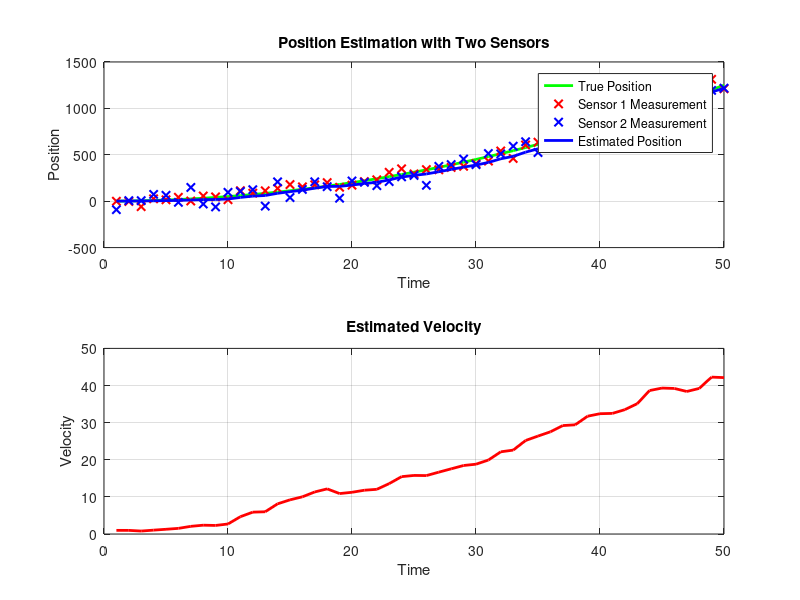

This chart was generated by the following MATLAB code:
% Kalman Filter for 1D position and velocity estimation with two sensors
clc; clear;

% Time step (delta t)
dt = 1;  % 1 second

% Initial State [position; velocity]
x = [0; 1];  % Initial position = 0, initial velocity = 1

% State transition matrix (A)
A = [1, dt; 
     0, 1];

% Control matrix (B) - assuming no control input
B = [0; 0];

% Measurement matrix (H) - Two sensors measuring the position
H = [1, 0;  % Sensor 1 measures position
     1, 0]; % Sensor 2 also measures position

% Process noise covariance (Q)
Q = [1, 0; 
     0, 1] * 1;  % Small process noise

% Measurement noise covariance (R) for two sensors
R = [2, 0;      % Sensor 1 has variance 2
     0, 5] * 1e3; % Sensor 2 has variance 5

% Initial estimation error covariance (P)
P = eye(2);  % Initial uncertainty

% Number of time steps
N = 50;

% Storage for results
estimated_positions = zeros(1, N);
estimated_velocities = zeros(1, N);
true_positions = zeros(1, N);
sensor1_measurements = zeros(1, N);
sensor2_measurements = zeros(1, N);

% Simulate the system and run Kalman Filter
for k = 1:N
    % True position and velocity (simulating a real system)
    true_position = 0.5 * k^2;  % Assume true motion: position = 0.5 * t^2
    velocity = k;  % Assume velocity = t

    % Simulated noisy measurements from both sensors
    sensor1_measurement = true_position + sqrt(R(1,1)) * randn;  % Sensor 1 measurement
    sensor2_measurement = true_position + sqrt(R(2,2)) * randn;  % Sensor 2 measurement
    
    sensor1_measurements(k) = sensor1_measurement;
    sensor2_measurements(k) = sensor2_measurement;

    % Combined measurement vector
    z = [sensor1_measurement; sensor2_measurement];

    % Prediction step
    x_pred = A * x;            % Predict the next state
    P_pred = A * P * A' + Q;   % Predict the next error covariance

    % Kalman gain
    K = P_pred * H' / (H * P_pred * H' + R);

    % Update step
    x = x_pred + K * (z - H * x_pred);  % Update the state with measurements
    P = (eye(2) - K * H) * P_pred;      % Update the error covariance

    % Store the estimated position and velocity
    estimated_positions(k) = x(1);
    estimated_velocities(k) = x(2);
    true_positions(k) = true_position;
end

% Plot the results
time = 1:N;

figure;
subplot(2,1,1);
plot(time, true_positions, 'g-', 'LineWidth', 2); hold on;
plot(time, sensor1_measurements, 'rx', 'LineWidth', 1.5);
plot(time, sensor2_measurements, 'bx', 'LineWidth', 1.5);
plot(time, estimated_positions, 'b-', 'LineWidth', 2);
legend('True Position', 'Sensor 1 Measurement', 'Sensor 2 Measurement', 'Estimated Position');
xlabel('Time');
ylabel('Position');
title('Position Estimation with Two Sensors');
grid on;

subplot(2,1,2);
plot(time, estimated_velocities, 'r-', 'LineWidth', 2);
xlabel('Time');
ylabel('Velocity');
title('Estimated Velocity');
grid on;
